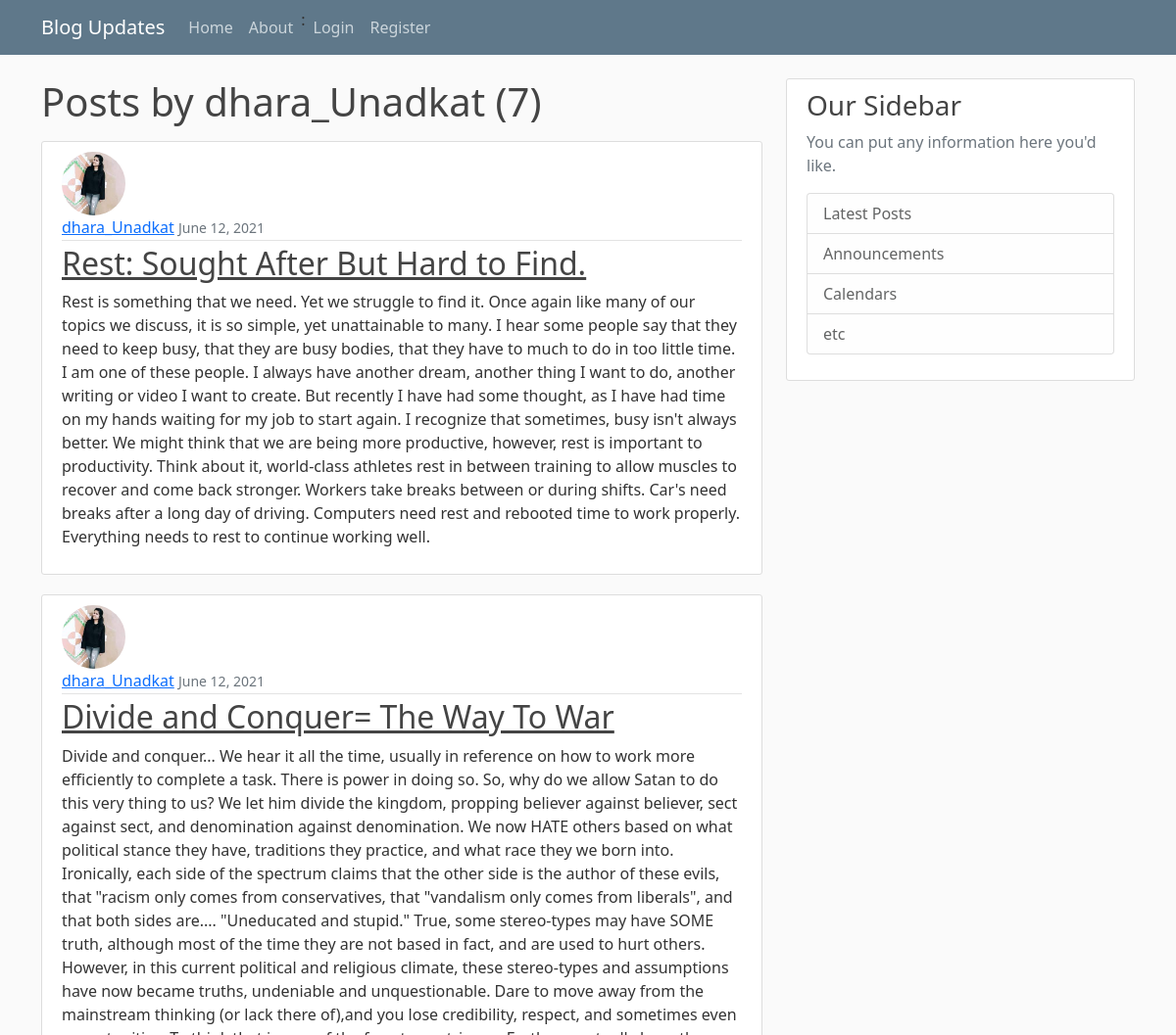
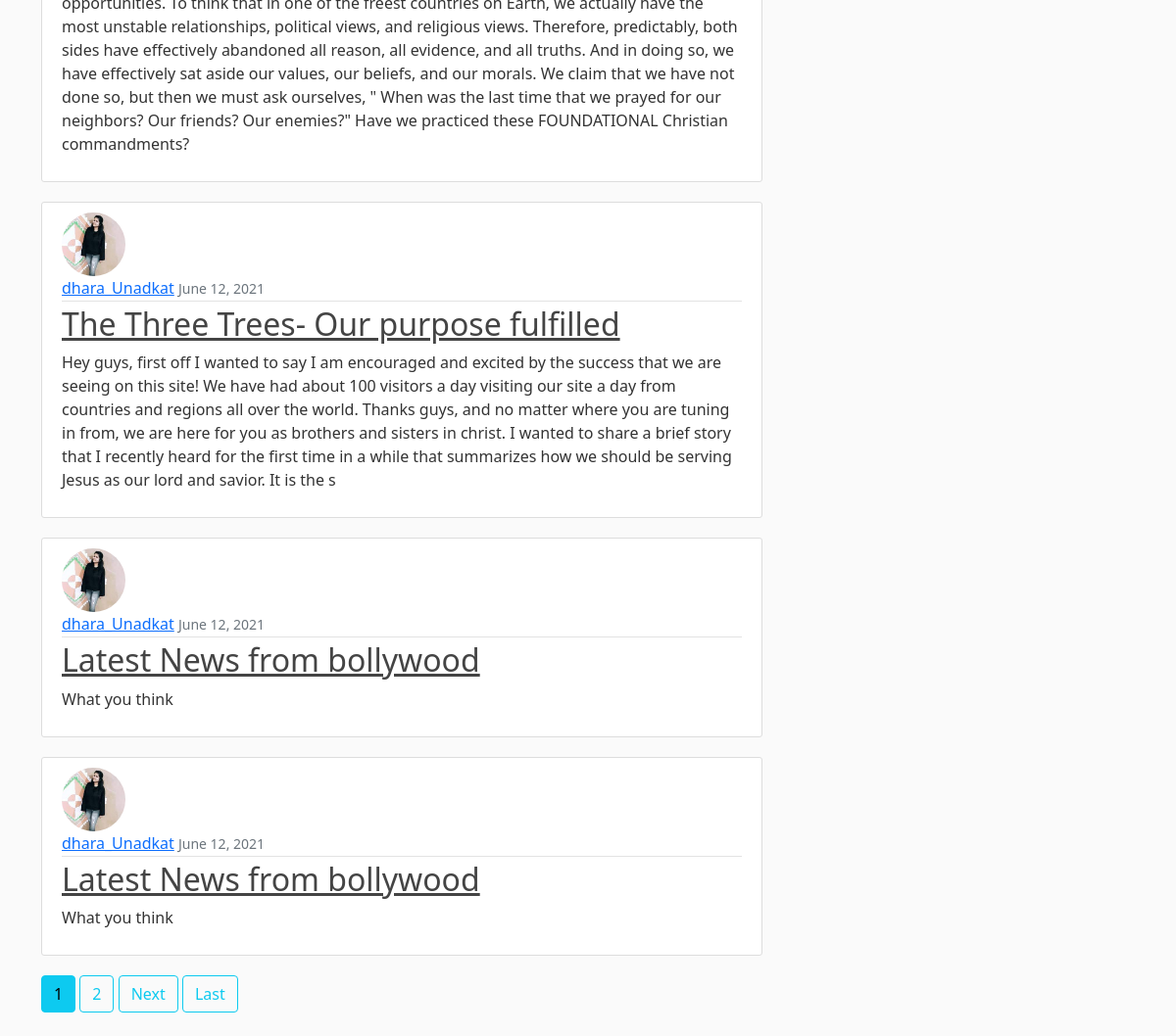
The app's page /user/dhara_Unadkat with its own data (2 pictures, top to bottom).
### blog/models.py (models this page shows, shortened)
class post(models.Model):
    title = models.CharField(max_length=100)
    content = models.CharField(max_length=3000, default="")
    date_posted = models.DateTimeField(default=timezone.now)
    author = models.ForeignKey(User, on_delete=models.CASCADE)

### users/models.py (models this page shows, shortened)
class Profile(models.Model):
    class Profile(models.Model):
        user = models.OneToOneField(User, on_delete=models.CASCADE)
        image = models.ImageField(default='default.jpg', upload_to='profile_pics')

### blog/views.py (the view)
# urls.py: path('user/<str:username>', UserPostListView.as_view(), name='user-posts'),
class UserPostListView(ListView):
        model = post
        template_name = 'blog/user_posts.html'  # <app>/<model>_<viewtype>.html
        context_object_name = 'posts'
        paginate_by = 5
        def get_queryset(self):
            user = get_object_or_404(User, username=self.kwargs.get('username'))
            return post.objects.filter(author=user).order_by('-date_posted')

### blog/templates/blog/user_posts.html (shortened to what this page needs)
{% extends "blog/basic.html" %}
{% block content %}
    <h1 class="mb-3">Posts by {{ view.kwargs.username }} ({{ page_obj.paginator.count }})</h1>
    {% for post in posts %}
        <article class="media content-section">
          <img class="rounded-circle article-img" src="{{ post.author.profile.image.url }}">
          <div class="media-body">
            <div class="article-metadata">
              <a class="mr-2" href="{% url 'user-posts' post.author.username %}">{{ post.author }}</a>
              <small class="text-muted">{{ post.date_posted|date:"F d, Y" }}</small>
            </div>
            <h2><a class="article-title" href="{% url 'post-detail' post.id %}">{{ post.title }}</a></h2>
            <p class="article-content">{{ post.content }}</p>
          </div>
        </article>
    {% endfor %}
    {% if is_paginated %}
      {% for num in page_obj.paginator.page_range %}
        {% if page_obj.number == num %}
          <a class="btn btn-info mb-4" href="?page={{ num }}">{{ num }}</a>
        {% elif num > page_obj.number|add:'-3' and num < page_obj.number|add:'3' %}
          <a class="btn btn-outline-info mb-4" href="?page={{ num }}">{{ num }}</a>
        {% endif %}
      {% endfor %}
      {% if page_obj.has_next %}
        <a class="btn btn-outline-info mb-4" href="?page={{ page_obj.next_page_number }}">Next</a>
        <a class="btn btn-outline-info mb-4" href="?page={{ page_obj.paginator.num_pages }}">Last</a>
      {% endif %}
    {% endif %}
{% endblock content %}

### blog/static/blog/main.css (style rules this page uses)
body { background: #fafafa; color: #333333; margin-top: 5rem; }
h1, h2, h3, h4, h5, h6 { color: #444444; }
.content-section { background: #ffffff; padding: 10px 20px; border: 1px solid #dddddd; border-radius: 3px; margin-bottom: 20px; }
.article-title { color: #444444; }
.article-content { white-space: pre-line; }
.article-img { height: 65px; width: 65px; margin-right: 16px; }
.article-metadata { padding-bottom: 1px; margin-bottom: 4px; border-bottom: 1px solid #e3e3e3 }

### records on screen
post: author.profile.image (picture), author "dhara_Unadkat", date_posted "June 12, 2021", title "Rest: Sought After But Hard to Find.", content "Rest is something that we need. Yet we struggle to find it. Once again like many of our topics we discuss, it is so simple, yet unattainable to many. I hear some people say that they need to keep busy, that they are busy bodies, that they have to much to do in too little time. I am one of these people. I always have another dream, another thing I want to do, another writing or video I want to create. But recently I have had some thought, as I have had time on my hands waiting for my job to start again. I recognize that sometimes, busy isn't always better. We might think that we are being more productive, however, rest is important to productivity. Think about it, world-class athletes rest…"
post: author.profile.image (picture), author "dhara_Unadkat", date_posted "June 12, 2021", title "Divide and Conquer= The Way To War", content "Divide and conquer... We hear it all the time, usually in reference on how to work more efficiently to complete a task. There is power in doing so. So, why do we allow Satan to do this very thing to us? We let him divide the kingdom, propping believer against believer, sect against sect, and denomination against denomination. We now HATE others based on what political stance they have, traditions they practice, and what race they we born into. Ironically, each side of the spectrum claims that the other side is the author of these evils, that \"racism only comes from conservatives, that \"vandalism only comes from liberals\", and that both sides are.... \"Uneducated and stupid.\" True, some…"
post: author.profile.image (picture), author "dhara_Unadkat", date_posted "June 12, 2021", title "The Three Trees- Our purpose fulfilled", content "Hey guys, first off I wanted to say I am encouraged and excited by the success that we are seeing on this site! We have had about 100 visitors a day visiting our site a day from countries and regions all over the world. Thanks guys, and no matter where you are tuning in from, we are here for you as brothers and sisters in christ. I wanted to share a brief story that I recently heard for the first time in a while that summarizes how we should be serving Jesus as our lord and savior. It is the s"
post: author.profile.image (picture), author "dhara_Unadkat", date_posted "June 12, 2021", title "Latest News from bollywood", content "What you think"
post: author.profile.image (picture), author "dhara_Unadkat", date_posted "June 12, 2021", title "Latest News from bollywood", content "What you think"

### other values on screen
{{ view.kwargs.username }} "dhara_Unadkat"
{{ page_obj.paginator.count }} "7"
{{ num }} "1"
{{ num }} "2"
